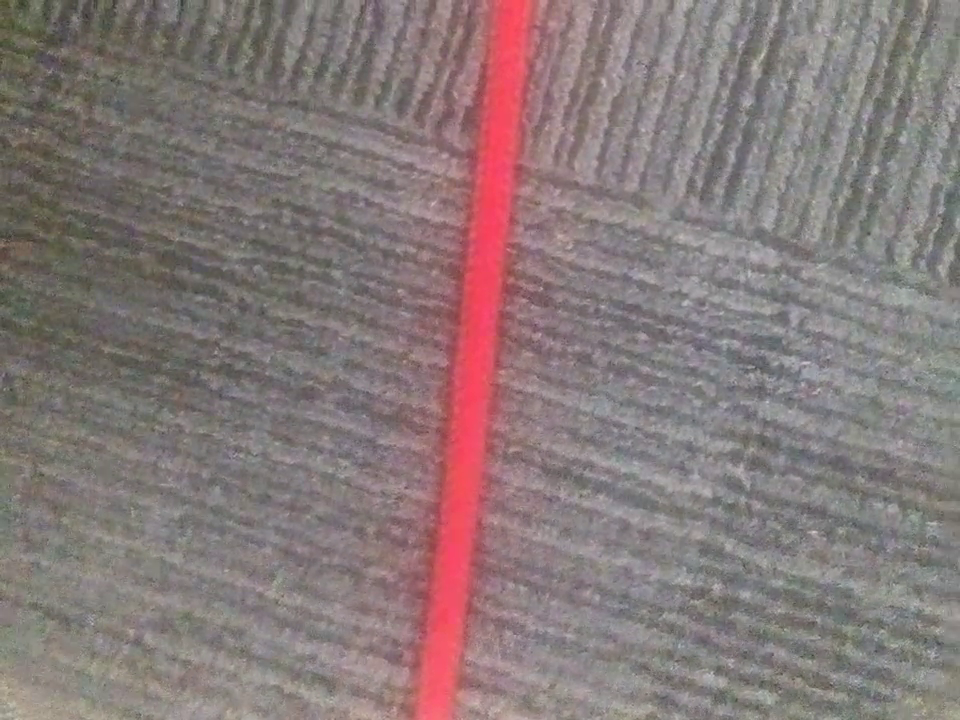
#> input picture picture2.png, 960 x 720 px; its folder holds 4 pictures in this run
$ python RopeDetector.py
#> lines starting #> are read from the running program, lines starting #| are printed output that depends on the picture; after the words box and inside, x2 and y2 are one past the last pixel; in counts of white or black regions, pixels touching at a corner belong together
import cv2
import numpy as np
from numpy.linalg import norm

MASK_BOUNDS = [(80,70,50), (100,255,255)]
IMAGE_CENTER_BOUNDS = 960
ROPE_WIDTH_UPPER_BOUND = 60
ROPE_WIDTH_LOWER_BOUND = 50

Z_AXIS_MOVE_UP = 1
Z_AXIS_MOVE_DOWN = -1
Y_AXIS_MOVE_RIGHT = 1
Y_AXIS_MOVE_LEFT = -1


class RopeDetector:

    def __init__(self):
        pass

    def get_red_mask(self, frame, bounds):
        """
            Converts the image to HSV, filters to the threshold for the rope,
            then erodes and dilates to join small holes and broken lines
        """
        hsv = cv2.cvtColor(frame, cv2.COLOR_BGR2HSV)
        kernel = np.ones((5, 5), np.uint8)

        mask = cv2.inRange(hsv, bounds[0], bounds[1])
        mask = cv2.erode(mask, kernel, iterations=8)
        mask = cv2.dilate(mask, kernel, iterations=5)

        return mask

    def get_contour_center(self, contour):
        """
            Calculates the center of the given contour
            using the moments of the contour
        """
        M = cv2.moments(contour)
        center_X = int(M["m10"] / M["m00"])
        center_Y = int(M["m01"] / M["m00"])
        return (center_X, center_Y)

    def calculate_rope_width(self, contour, poly):
        """
            Find the center of the rope contour, iterates over each line in
            the bounding polygon and calculates the distance from that line
            to the center of the rope contour. The rope with is the sum of
            the distances to the closest two lines to the center of the rope
        """

        # Find the center of the rope contour
        rope_center = np.asarray(self.get_contour_center(contour))

        # Iterate over each line in the bounding polygon and calculate the distance
        # from that line to the center of the rope contour
        distances_from_rope_center_to_edge = []
        for i in range(len(poly)):
            line = [np.asarray(poly[i-1]), np.asarray(poly[i])]
            distance = norm(np.cross(line[1]-line[0], line[0]-rope_center))/norm(line[1]-line[0])
            distances_from_rope_center_to_edge.append(distance)

        # The rope with is the sum of the distances to the closest
        # two lines to the center of the rope
        rope_width = sum(sorted(distances_from_rope_center_to_edge)[:2])
        return rope_width


    def calculate_required_movements(self, rope_center, rope_width, frame_width):
        """
            Takes the center of the rope, the width of the rope, and the width of the frame,
            then calculates the movement in the Y and Z axes.

            The movement in the Z axis is determined by the width of the rope. If it's too big
            in the frame then move up, if it's too small in the frame then move down.

            The movement in the Y axis is determined by the center of the rope and the width
            of the frame. It keeps the center of the rope within the middle third of the frame.
        """

        # Calculate movement in the Z axis
        movements = [0, 0]
        if rope_width > ROPE_WIDTH_UPPER_BOUND:
            movements[1] = Z_AXIS_MOVE_DOWN
        elif rope_width < ROPE_WIDTH_LOWER_BOUND:
            movements[1] = Z_AXIS_MOVE_UP

        # Calculate movement in the Y axis
        if rope_center[0] < frame_width // 3:
            movements[0] = Y_AXIS_MOVE_RIGHT
        elif rope_center[0] > (frame_width // 3) * 2:
            movements[0] = Y_AXIS_MOVE_LEFT

        return movements

    def detect_rope(self, img):

        # Invert and blur the image
        img_inv = cv2.bitwise_not(img)
        blur_img_inv = cv2.GaussianBlur(img_inv, (5, 5), cv2.BORDER_DEFAULT)

        # Get the mask of the detected rope
        mask = self.get_red_mask(blur_img_inv, MASK_BOUNDS)

        # Apply morphological operations to join broken lines and fill holes
        kernel = np.ones((13, 13), np.uint8)
        mask = cv2.dilate(mask, kernel)
        mask = cv2.erode(mask, kernel)

        # Find the contours of the image
        cnts, _ = cv2.findContours(mask, cv2.RETR_TREE, cv2.CHAIN_APPROX_SIMPLE)

        movements = None
        if cnts:
            c = max(cnts, key=cv2.contourArea)
            epsilon = 0.01 * cv2.arcLength(c, True)
            poly = cv2.approxPolyDP(c, epsilon, True)

            rope_center = self.get_contour_center(c)

            rope_width = self.calculate_rope_width(c, poly)

            # Draw the center of the rope and the bounding box on the image
            cv2.circle(img, rope_center, 5, (255, 0, 0))
            cv2.drawContours(img, [poly], -1, (0, 255, 0), 2)

            movements = self.calculate_required_movements(rope_center, rope_width, img.shape[1])

        return img, movements


if __name__ == "__main__":
    detector = RopeDetector()
    for i in range(2, 3):
        img = cv2.imread(f"picture{i}.png")
#> img is the input picture: shape (720, 960, 3); mean B, G, R 120.8, 121.2, 135.1
        img, movement = detector.detect_rope(img)
#> in detect_rope, `img_inv = cv2.bitwise_not(img)`:
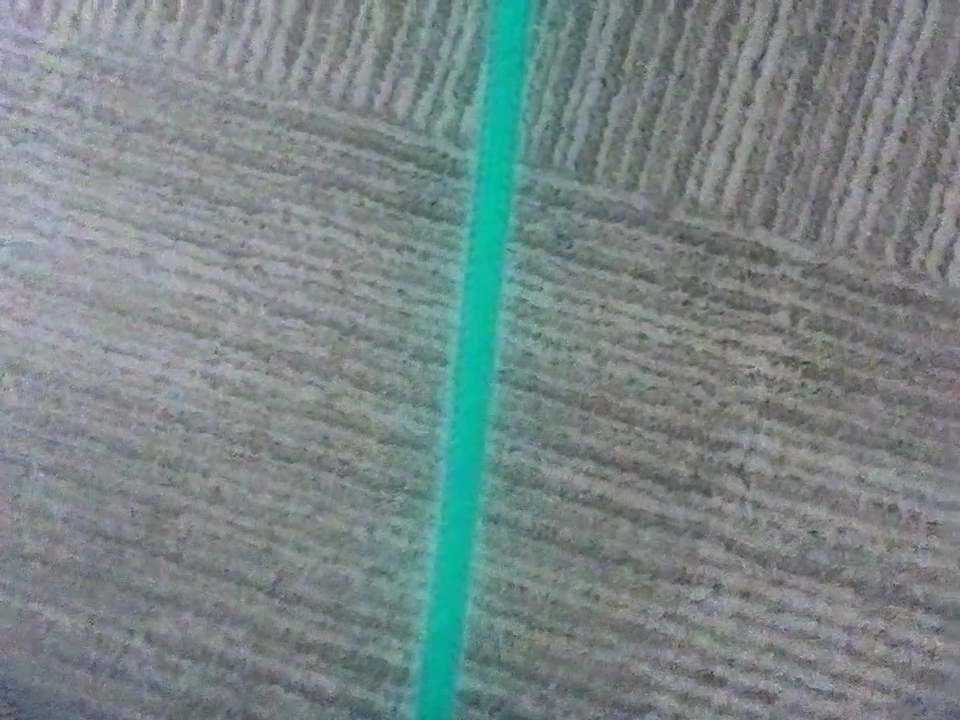
#> img_inv: shape (720, 960, 3); mean B, G, R 134.2, 133.8, 119.9
#> in get_red_mask, `hsv = cv2.cvtColor(frame, cv2.COLOR_BGR2HSV)`: hsv: shape (720, 960, 3); mean H, S, V 91, 29.7, 136.6
#> in get_red_mask, `mask = cv2.inRange(hsv, bounds[0], bounds[1])`:
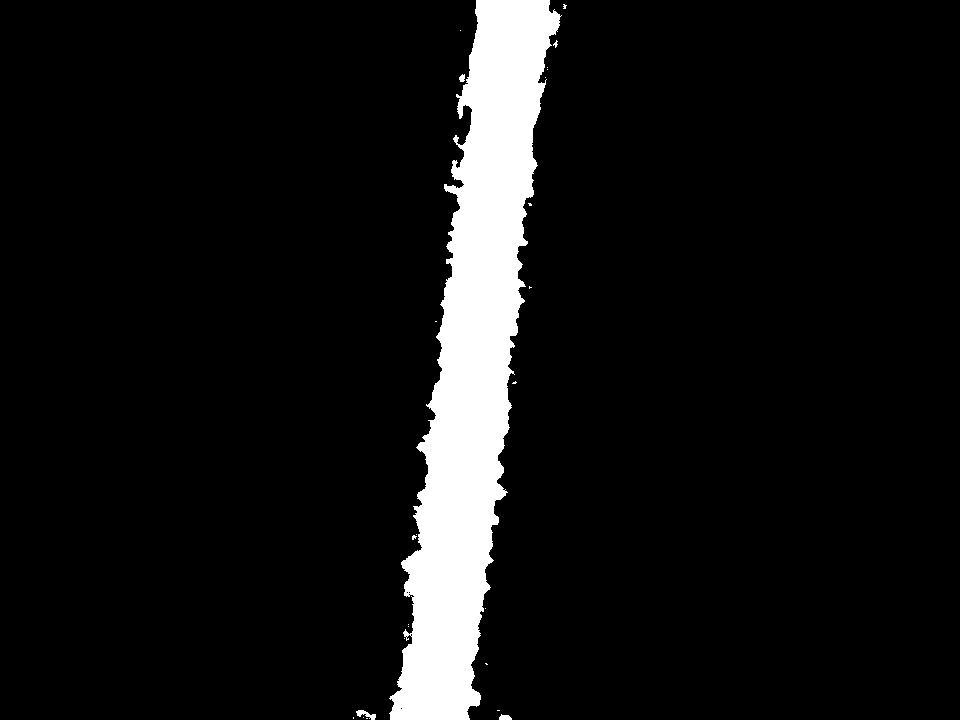
#> mask: shape (720, 960); 7.9% white; 25 white regions (21 under 20 px), largest, box (x1, y1, x2, y2) and area: (389, 0, 562, 720) 54278, (356, 710, 376, 720) 96, (499, 714, 512, 720) 57, (459, 74, 465, 82) 37
#> in get_red_mask, `mask = cv2.erode(mask, kernel, iterations=8)`:
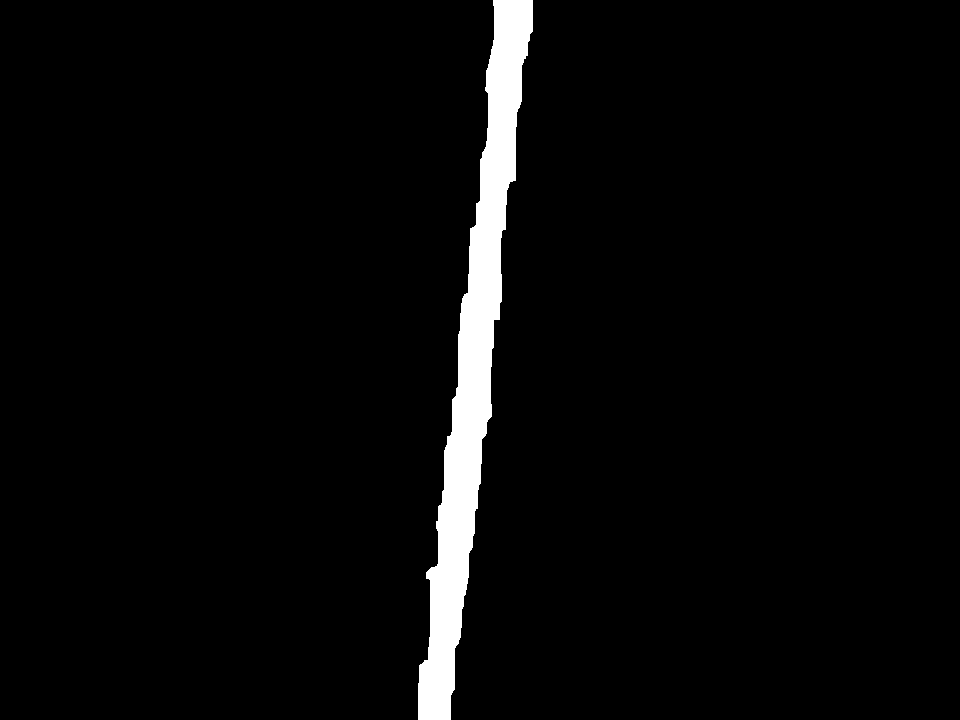
#> mask: shape (720, 960); 3.6% white; 1 white region, box (x1, y1, x2, y2) and area: (418, 0, 533, 720) 24844
#> in get_red_mask, `mask = cv2.dilate(mask, kernel, iterations=5)`:
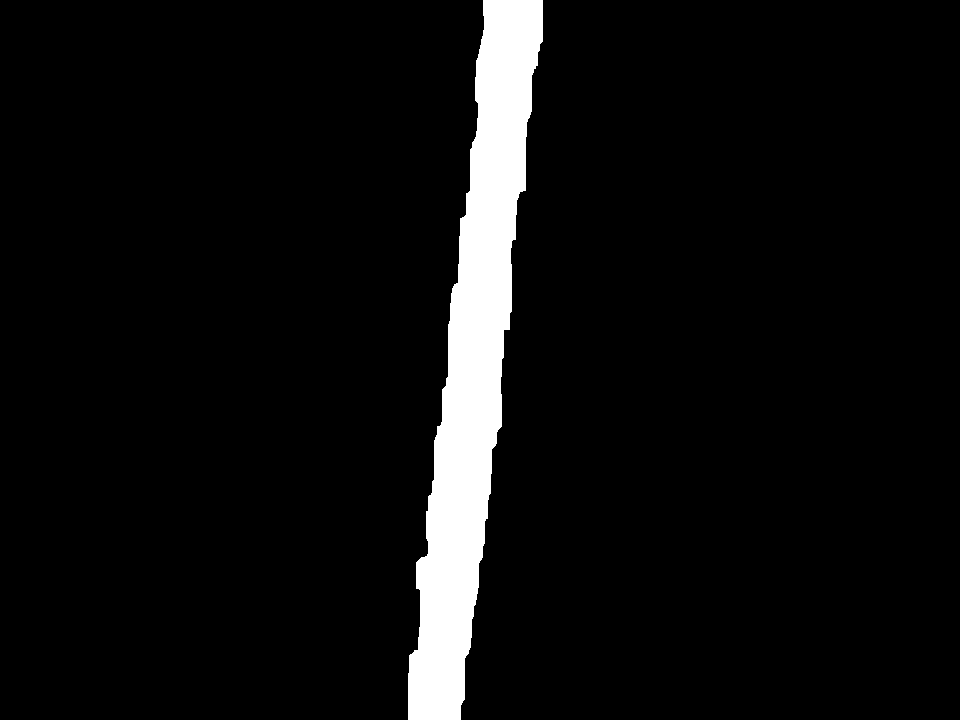
#> mask: shape (720, 960); 5.9% white; 1 white region, box (x1, y1, x2, y2) and area: (408, 0, 543, 720) 41054
#> in detect_rope, `mask = cv2.dilate(mask, kernel)`:
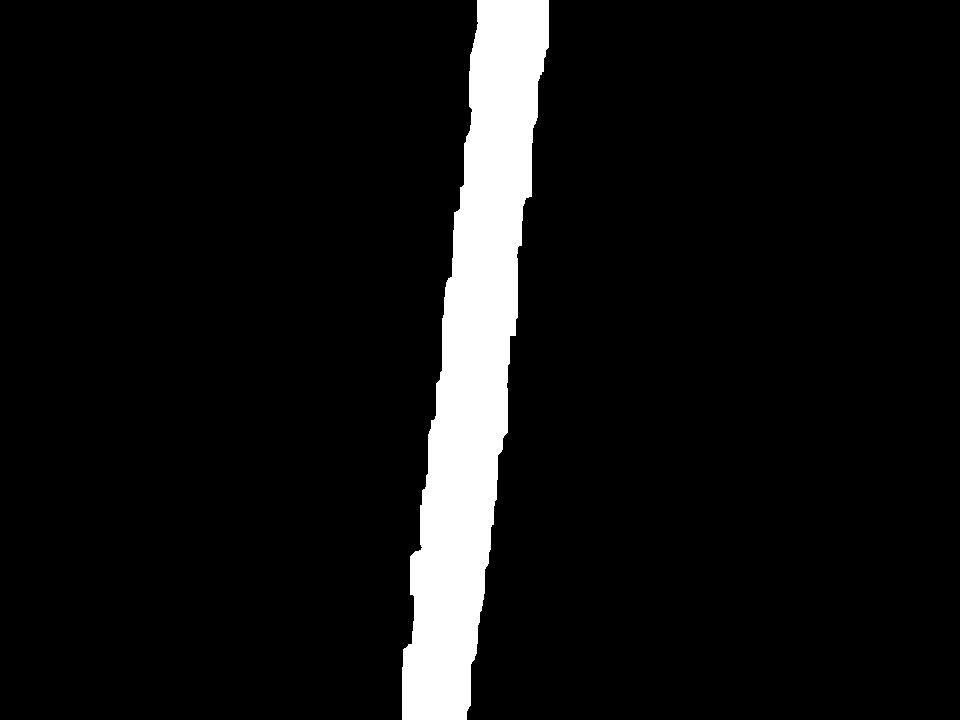
#> mask: shape (720, 960); 7.3% white; 1 white region
#> in detect_rope, `cnts, _ = cv2.findContours(mask, cv2.RETR_TREE, cv2.CHAIN_APPROX_SIMPLE)`: cnts = 1 contour; box (x1, y1, x2, y2) and area: (408, 0, 543, 720) 40262
#> in detect_rope, `c = max(cnts, key=cv2.contourArea)`: c = contour of 233 points, box (x1, y1, x2, y2) (408, 0, 543, 720), area 40262
#> in detect_rope, `epsilon = 0.01 * cv2.arcLength(c, True)`: epsilon = 16.43
#> in detect_rope, `poly = cv2.approxPolyDP(c, epsilon, True)`: poly = [[542, 0], [483, 0], [408, 719], [460, 719]]
#> in get_contour_center, `M = cv2.moments(contour)`: M = moments, m00 40262, centre m10/m00, m01/m00 = (474.2, 360.1)
#> in get_contour_center, `center_X = int(M["m10"] / M["m00"])`: center_X = 474
#> in get_contour_center, `center_Y = int(M["m01"] / M["m00"])`: center_Y = 360
#> in detect_rope, `rope_center = self.get_contour_center(c)`: rope_center = (474, 360)
#> in calculate_rope_width, `rope_center = np.asarray(self.get_contour_center(contour))`: rope_center = [474, 360]
#> the loop in calculate_rope_width, `for i in range(len(poly)):` made 4 passes
#> (line, distance) on passes 1 to 4: ([[[460, 719]], [[542, 0]]], 26.77), ([[[542, 0]], [[483, 0]]], 360), ([[[483, 0]], [[408, 719]]], 28.4), ([[[408, 719]], [[460, 719]]], 359)
#> after the loop in calculate_rope_width, `for i in range(len(poly)):`: distances_from_rope_center_to_edge = [26.77, 360, 28.4, 359]
#> in calculate_rope_width, `rope_width = sum(sorted(distances_from_rope_center_to_edge)[:2])`: rope_width = 55.17
#> in detect_rope, `cv2.circle(img, rope_center, 5, (255, 0, 0))`: img: shape (720, 960, 3); under 0.01% of pixels changed, all inside (x1, y1, x2, y2) = (469, 355, 480, 366)
#> in detect_rope, `cv2.drawContours(img, [poly], -1, (0, 255, 0), 2)`:
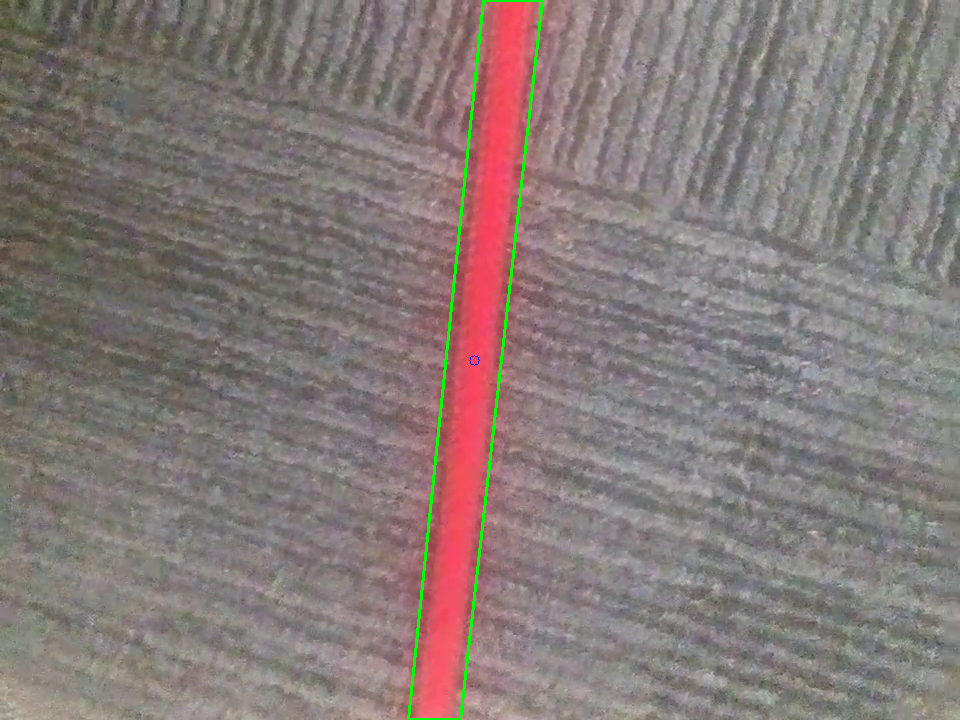
#> img: shape (720, 960, 3); mean B, G, R 120.1, 122.2, 134
#> in detect_rope, `movements = self.calculate_required_movements(rope_center, rope_width,..`: movements = [0, 0]
#> movement = [0, 0]
        print(movement)
#| [0, 0]
        cv2.imshow("Image", img)
        cv2.waitKey()
